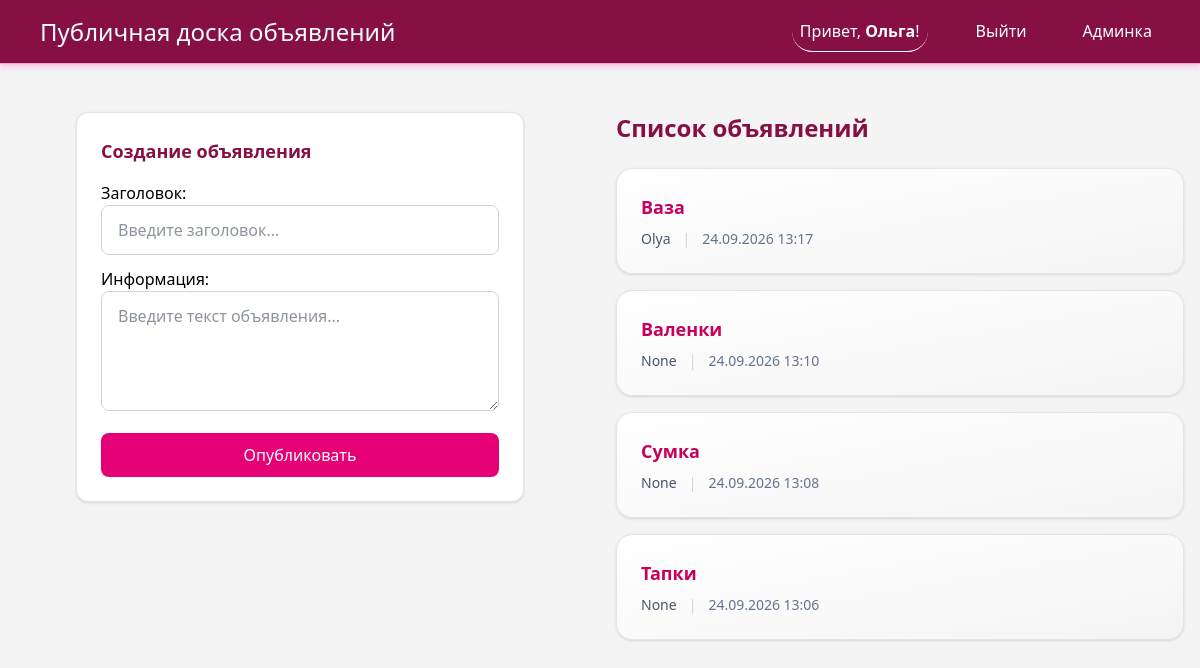
Screenshot of / (signed in) with the database file from the repository.
### notice/models.py (models this page shows, shortened)
class Notice(models.Model):
    title = models.CharField(max_length=100, verbose_name='Заголовок')
    content = models.TextField(verbose_name='Информация')
    author_name = models.ForeignKey(User, on_delete=models.CASCADE, verbose_name='Автор', related_name='notices', null=True, blank=True)
    created_at = models.DateTimeField(auto_now_add=True, verbose_name='Дата публикации')
    class Meta:
        verbose_name = 'Объявление'
        verbose_name_plural = 'Объявления'
        ordering = ['-created_at']

### notice/views.py (the view)
# urls.py: path('', views.notice_list, name='notice_list'),
def notice_list(request):
    notices = Notice.objects.all().order_by('-created_at')
    if request.method == 'POST':
        if not request.user.is_authenticated:
            messages.warning(request, 'Чтобы оставить объявление, войдите на сайт')
            return redirect('login')
        form = NoticeCreateForm(request.POST)
        if form.is_valid():
            notice = form.save(commit=False)
            notice.author_name = request.user
            notice.save()
            messages.success(request, 'Объявление создано')
            return redirect('notice:notice_list')
        else:
            messages.error(request, 'Исправьте ошибку в форме')
    else:
        form = NoticeCreateForm()
    context = {
        'notices': notices,
        'form': form,
        'page_title': 'Доска объявлений'
    }
    return render(request, 'notice/notice_list.html', context)

### notice/forms.py
class NoticeCreateForm(forms.ModelForm):
    class Meta:
        model = Notice
        fields = ['title', 'content']
        widgets = {
            'title': forms.TextInput(attrs={
                'class': 'w-full border border-zinc-300 focus:border-pink-500 focus:ring-1 focus:ring-pink-200 rounded-lg px-4 py-3 text-slate-800 outline-none bg-white',
                'placeholder': 'Введите заголовок...'
            }),
            'content': forms.Textarea(attrs={
                'class': 'w-full h-30 border border-zinc-300 focus:border-pink-500 focus:ring-1 focus:ring-pink-200 rounded-lg px-4 py-3 text-slate-800 outline-none bg-white',
                'placeholder': 'Введите текст объявления...'
            }),
        }
        labels = {
            'title': 'Заголовок',
            'content': 'Информация',
        }

### notice/templates/notice/notice_list.html (shortened to what this page needs)
{% extends 'notice/base.html' %}
{% block content %}
  <div class="max-w-7xl mx-auto mt-12 px-4 grid grid-cols-1 md:grid-cols-2 gap-8">
    <div class="md:col-span-1">
      <form method="post" class="max-w-md w-full m-auto p-6 rounded-xl bg-white border border-zinc-200 shadow-sm">
        {% if user.is_authenticated %}
          <h1 class="text-pink-900 text-lg font-bold mb-4 flex items-center gap-2">
            Создание объявления
          </h1>
          <div class="space-y-3">
            {{ form }}
          </div>
          <button type="submit" class="w-full bg-pink-600 text-white py-2.5 rounded-lg font-medium hover:bg-pink-700 active:scale-[0.98] transition-all duration-150 mt-4 cursor-pointer">Опубликовать</button>
        {% else %}
          <p class="text-center text-slate-500 text-sm mt-6">
            Чтобы оставить объявление, <a href="{% url 'notice:login' %}" class="text-teal-600 hover:underline font-medium">войдите на сайт</a>
          </p>
        {% endif %}
      </form>
    </div>
    <div class="md:col-span-1">
      <h1 class="text-pink-900 text-2xl font-bold mb-6 flex items-center gap-3">
        Список объявлений
      </h1>
      {% if notices %}
        <div class="space-y-4">
          {% for notice in notices %}
            <article class="p-6 rounded-2xl bg-gradient-to-br from-white via-zinc-50 to-zinc-100 border border-zinc-200 shadow-sm hover:shadow-md transition-shadow duration-200">
              <h2>
                <a href="{% url 'notice:notice_details' notice.id %}" class="text-pink-700 text-lg font-semibold hover:text-teal-600 hover:underline transition-colors">{{ notice.title }}</a>
              </h2>
              <div class="flex items-center gap-3 mt-2 text-slate-500 text-sm">
                <span class="font-medium text-slate-600">{{ notice.author_name }}</span>
                <span class="text-zinc-300">|</span>
                <span>{{ notice.created_at|date:"d.m.Y H:i" }}</span>
              </div>
            </article>
          {% endfor %}
        </div>
      {% else %}
        <div class="p-8 rounded-2xl bg-zinc-50 border border-zinc-200 text-center text-slate-400">Доска объявлений пустая</div>
      {% endif %}
    </div>
  </div>
{% endblock %}

### notice/templates/notice/base.html (shortened to what this page needs)
<!DOCTYPE html>
<html lang="en">
{% load tailwind_tags %}
<head>
    {% tailwind_css %}
</head>
<body class="bg-zinc-100">
    <header class="bg-pink-900 text-white flex justify-between h-16 items-center shadow-md shadow-pink-300/50 border-b-1 border-pink-300">
        <h1 class="text-2xl font-medium pl-10 text-teal-50">
            <a href="{% url 'notice:notice_list' %}">Публичная доска объявлений</a>
        </h1>
        <nav class="flex gap-10 pr-10">
            {% if user.is_authenticated %}
                <p class="p-2 transition duration-500 border-b-1 p-2 rounded-full">Привет, <b>{{ user.first_name }}</b>!</p>
                <form action="{% url 'logout' %}" method="post">
                    <button type="submit" class="p-2 transition duration-500 hover:border-b-1 hover:rounded-full cursor-pointer
                ">Выйти</button>
                </form>
            {% endif %}
            <a href="/admin/" target="_blank" class="p-2 transition duration-500 hover:border-b-1 hover:rounded-full ">Админка</a>
        </nav>
    </header>
    <main>
        {% block content %}
        {% endblock %}
    </main>
{% load django_browser_reload %}
</body>
</html>

### rows the page displays
Notice: title "Ваза", author_name "Olya", created_at "24.09.2026 13:17"
Notice: title "Валенки", author_name "None", created_at "24.09.2026 13:10"
Notice: title "Сумка", author_name "None", created_at "24.09.2026 13:08"
Notice: title "Тапки", author_name "None", created_at "24.09.2026 13:06"

### other values shown
{{ user.first_name }} "Ольга"
